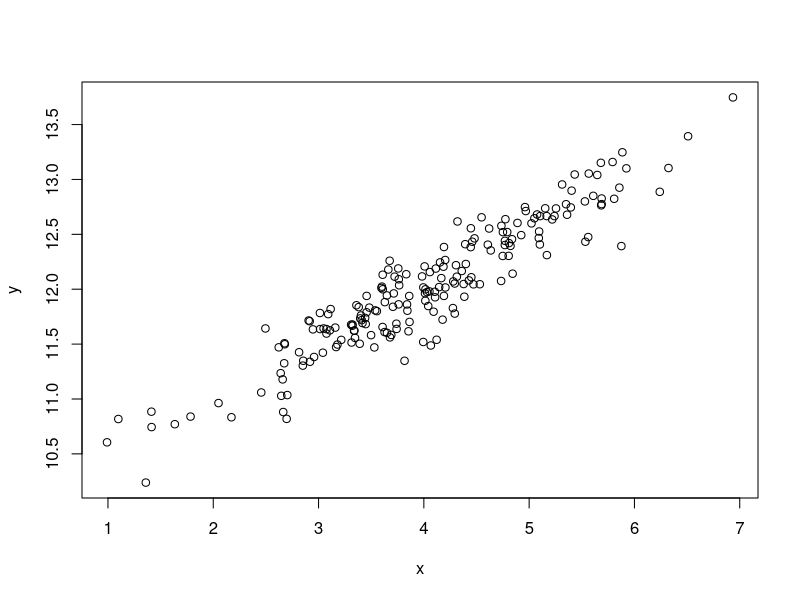

Source code (R):
## ---- chunk 1
1 + 1
## ---- chunk 2
#| echo: false
2 * 2
## ---- chunk 3
x <- 4 + rnorm(200)
y <- 10 + 0.5*x + rnorm(n=200,sd=0.2)
plot(x, y)
